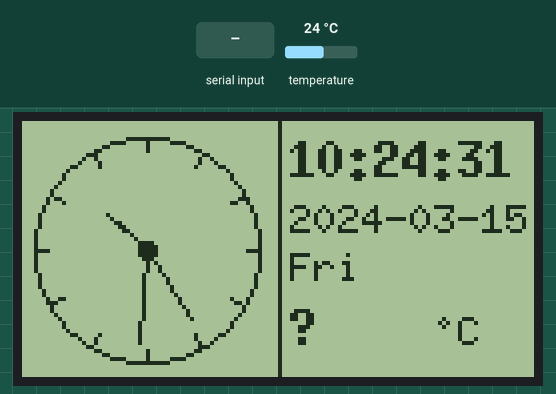
Recording of a sketch running on a simulated Arduino Uno, built with avr-gcc and run on an emulated ATmega328P. Shown: 128×64 one-colour display. The inputs (shaded band) are chosen by the test bench; at power-on: temperature 24 °C. The local clock reads 2024-03-15 10:24:30 at power-on unless the sketch sets it; what the sketch prints to the serial monitor is not drawn.

Above: at 1.2 s.
1.3 s: "R90\n" received over Serial
3.7 s: byte 84 ('T') received over Serial
At 6.2 s:
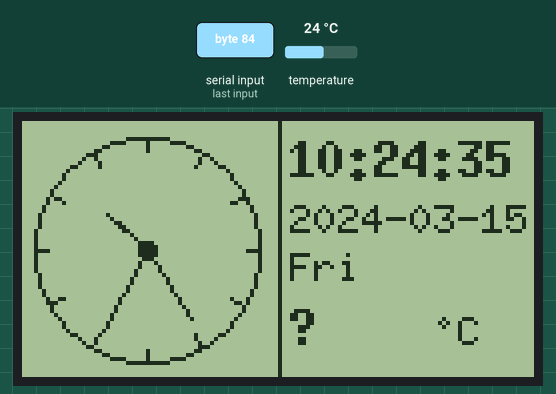
At 13.6 s:
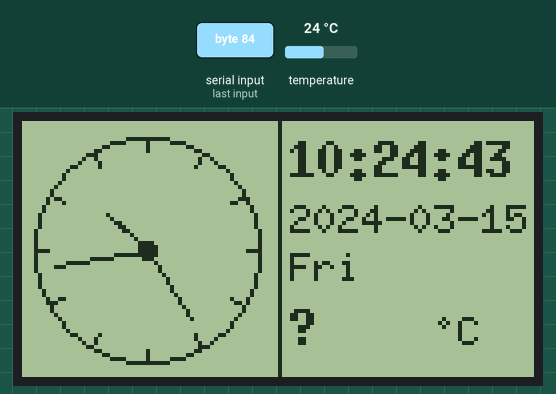
Timing chart, 0 to 13.9 s (numbered marks = the images above; inputs shaded):
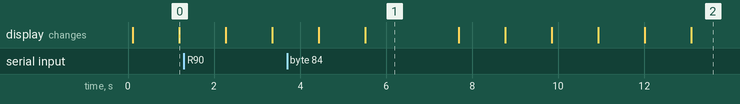

Measured:
- what the display in image 1 shows lasts 2.2 s, from 5.5 s to 7.7 s

The sketch:

lcd12864_clock.ino
```cpp
/*
 * LCD12864 图形时钟 Shield
 * ========================
 * 功能：
 *   - 左侧：模拟时钟表盘（带时针/分针/秒针/刻度）
 *   - 右侧：数字时间、日期、星期、温度
 *   - DS3231 RTC 高精度计时（±2ppm）
 *   - 串口命令校时（格式：T2024-03-25 12:30:00）
 *
 * 硬件连接：
 *   LCD12864 (ST7920, 软件SPI模式, PSB接GND)
 *     SCLK (E)  -> Pin 8
 *     SID  (RW) -> Pin 9
 *     CS   (RS) -> Pin 10
 *     RST       -> Pin 7
 *     PSB       -> GND  ← 必须接GND才能进入SPI模式
 *     VCC       -> 5V
 *     GND       -> GND
 *     V0        -> 电位器中间脚（对比度调节）
 *     BLA       -> 5V（背光正极）
 *     BLK       -> GND（背光负极）
 *
 *   DS3231 RTC (I2C)
 *     SDA -> A4
 *     SCL -> A5
 *     VCC -> 5V
 *     GND -> GND
 *
 * 所需库（Arduino IDE 库管理器安装）：
 *   - U8g2  (by olikraus)
 *   - RTClib (by Adafruit)
 *
 * 串口命令（波特率 9600）：
 *   T2024-03-25 12:30:00   设置时间
 *   R                      读取当前时间
 */

#include <U8g2lib.h>
#include <Wire.h>
#include <RTClib.h>

// ─── 引脚定义 ────────────────────────────────────────────────
#define LCD_SCLK  8
#define LCD_SID   9
#define LCD_CS    10
#define LCD_RST   7

// ─── LCD 初始化（ST7920 软件SPI，全缓冲模式）────────────────
// U8G2_ST7920_128X64_F_SW_SPI(rotation, clock, data, cs [, reset])
U8G2_ST7920_128X64_F_SW_SPI u8g2(U8G2_R0, LCD_SCLK, LCD_SID, LCD_CS, LCD_RST);

RTC_DS3231 rtc;

// ─── 常量 ────────────────────────────────────────────────────
const char* DAYS[]   = {"Sun", "Mon", "Tue", "Wed", "Thu", "Fri", "Sat"};
const char* MONTHS[] = {"Jan", "Feb", "Mar", "Apr", "May", "Jun",
                         "Jul", "Aug", "Sep", "Oct", "Nov", "Dec"};

// 模拟时钟参数
#define CLOCK_CX  31    // 圆心 X
#define CLOCK_CY  32    // 圆心 Y
#define CLOCK_R   28    // 外圆半径

// ─── 工具函数 ─────────────────────────────────────────────────

// 角度转坐标（0° = 12点方向，顺时针）
void polarToXY(int cx, int cy, float radius, float angleDeg,
               int &x, int &y) {
  float rad = angleDeg * PI / 180.0;
  x = cx + (int)(radius * sin(rad));
  y = cy - (int)(radius * cos(rad));
}

// ─── 绘制模拟时钟 ─────────────────────────────────────────────
void drawAnalogClock(uint8_t hour, uint8_t minute, uint8_t second) {
  // 外圆
  u8g2.drawCircle(CLOCK_CX, CLOCK_CY, CLOCK_R);

  // 12 个小时刻度
  for (int i = 0; i < 12; i++) {
    float angle = i * 30.0;
    int x1, y1, x2, y2;
    polarToXY(CLOCK_CX, CLOCK_CY, CLOCK_R - 3, angle, x1, y1);
    polarToXY(CLOCK_CX, CLOCK_CY, CLOCK_R,     angle, x2, y2);
    u8g2.drawLine(x1, y1, x2, y2);
  }

  // 时针（长度 = R * 0.50）
  float hourAngle = (hour % 12) * 30.0 + minute * 0.5;
  int hx, hy;
  polarToXY(CLOCK_CX, CLOCK_CY, CLOCK_R * 0.50, hourAngle, hx, hy);
  u8g2.drawLine(CLOCK_CX, CLOCK_CY, hx, hy);
  // 加粗时针（偏移1像素再画一次）
  u8g2.drawLine(CLOCK_CX + 1, CLOCK_CY, hx, hy);

  // 分针（长度 = R * 0.75）
  float minAngle = minute * 6.0 + second * 0.1;
  int mx, my;
  polarToXY(CLOCK_CX, CLOCK_CY, CLOCK_R * 0.75, minAngle, mx, my);
  u8g2.drawLine(CLOCK_CX, CLOCK_CY, mx, my);

  // 秒针（长度 = R * 0.85，细线）
  float secAngle = second * 6.0;
  int sx, sy;
  polarToXY(CLOCK_CX, CLOCK_CY, CLOCK_R * 0.85, secAngle, sx, sy);
  u8g2.drawLine(CLOCK_CX, CLOCK_CY, sx, sy);

  // 中心圆点
  u8g2.drawDisc(CLOCK_CX, CLOCK_CY, 2);
}

// ─── 绘制右侧数字信息 ─────────────────────────────────────────
void drawDigitalInfo(const DateTime &now, float temp) {
  char buf[20];

  // 分隔竖线
  u8g2.drawVLine(64, 0, 64);

  // 数字时间（大字体）
  u8g2.setFont(u8g2_font_7x13B_tf);
  sprintf(buf, "%02d:%02d:%02d", now.hour(), now.minute(), now.second());
  u8g2.drawStr(67, 14, buf);

  // 日期（小字体）
  u8g2.setFont(u8g2_font_6x10_tf);
  sprintf(buf, "%04d-%02d-%02d", now.year(), now.month(), now.day());
  u8g2.drawStr(67, 28, buf);

  // 星期
  sprintf(buf, "%s", DAYS[now.dayOfTheWeek()]);
  u8g2.drawStr(67, 40, buf);

  // 温度
  u8g2.setFont(u8g2_font_7x13B_tf);
  if (temp > -40.0) {
    sprintf(buf, "%.1f", temp);
    u8g2.drawStr(67, 56, buf);
    u8g2.setFont(u8g2_font_6x10_tf);
    u8g2.drawStr(103, 56, "\xb0""C");   // °C
  } else {
    u8g2.drawStr(67, 56, "N/A");
  }
}

// ─── 串口校时 ─────────────────────────────────────────────────
// 格式：T2024-03-25 12:30:00
void handleSerial() {
  if (!Serial.available()) return;
  char cmd = Serial.read();

  if (cmd == 'R' || cmd == 'r') {
    DateTime now = rtc.now();
    char buf[30];
    sprintf(buf, "%04d-%02d-%02d %02d:%02d:%02d",
            now.year(), now.month(), now.day(),
            now.hour(), now.minute(), now.second());
    Serial.print("Current time: ");
    Serial.println(buf);
    return;
  }

  if (cmd == 'T' || cmd == 't') {
    // 等待完整字符串
    delay(100);
    String s = Serial.readStringUntil('\n');
    s.trim();
    // 格式：YYYY-MM-DD HH:MM:SS
    if (s.length() >= 19) {
      int yr  = s.substring(0,  4).toInt();
      int mo  = s.substring(5,  7).toInt();
      int dy  = s.substring(8,  10).toInt();
      int hr  = s.substring(11, 13).toInt();
      int mn  = s.substring(14, 16).toInt();
      int sc  = s.substring(17, 19).toInt();
      rtc.adjust(DateTime(yr, mo, dy, hr, mn, sc));
      Serial.println("Time updated OK");
    } else {
      Serial.println("Format: TYYYY-MM-DD HH:MM:SS");
    }
  }
}

// ─── Setup ────────────────────────────────────────────────────
void setup() {
  Serial.begin(9600);
  Serial.println("=== LCD12864 Graphic Clock ===");

  // 初始化 LCD
  u8g2.begin();

  // 初始化 RTC
  if (!rtc.begin()) {
    u8g2.clearBuffer();
    u8g2.setFont(u8g2_font_6x10_tf);
    u8g2.drawStr(0, 20, "RTC not found!");
    u8g2.drawStr(0, 35, "Check wiring.");
    u8g2.sendBuffer();
    Serial.println("ERROR: RTC not found!");
    while (1) delay(1000);
  }

  if (rtc.lostPower()) {
    Serial.println("RTC lost power, setting compile time...");
    rtc.adjust(DateTime(F(__DATE__), F(__TIME__)));
  }

  Serial.println("Ready. Commands: R=read time, T<YYYY-MM-DD HH:MM:SS>=set time");
}

// ─── Loop ─────────────────────────────────────────────────────
void loop() {
  handleSerial();

  DateTime now  = rtc.now();
  float    temp = rtc.getTemperature();

  u8g2.clearBuffer();
  drawAnalogClock(now.hour(), now.minute(), now.second());
  drawDigitalInfo(now, temp);
  u8g2.sendBuffer();

  delay(1000);
}
```
